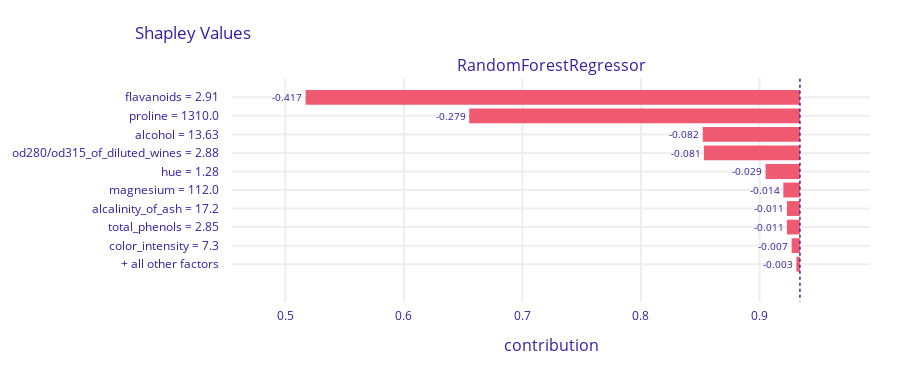

Notebook code for this chart:
### Code cell
exp.predict_parts(x.iloc[15], type='shap').plot()

### Figure 1 — Plotly figure (JSON) as saved in the notebook; plotly's stock layout.template omitted (floating-point values rounded to 4 significant figures)
{"data": [{"base": 0.9341, "hoverinfo": "text", "hoverlabel": {"bgcolor": "rgba(0,0,0,0.8)"}, "hovertext": ["Average response: 0.934<br>Prediction: 0.0<br>flavanoids = 2.91<br>decreases average response <br>by 0.417", "Average response: 0.934<br>Prediction: 0.0<br>proline = 1310.0<br>decreases average response <br>by 0.279", "Average response: 0.934<br>Prediction: 0.0<br>alcohol = 13.63<br>decreases average response <br>by 0.082", "Average response: 0.934<br>Prediction: 0.0<br>od280/od315_of_diluted_wines = 2.88<br>decreases average response <br>by 0.081", "Average response: 0.934<br>Prediction: 0.0<br>hue = 1.28<br>decreases average response <br>by 0.029", "Average response: 0.934<br>Prediction: 0.0<br>magnesium = 112.0<br>decreases average response <br>by 0.014", "Average response: 0.934<br>Prediction: 0.0<br>alcalinity_of_ash = 17.2<br>decreases average response <br>by 0.011", "Average response: 0.934<br>Prediction: 0.0<br>total_phenols = 2.85<br>decreases average response <br>by 0.011", "Average response: 0.934<br>Prediction: 0.0<br>color_intensity = 7.3<br>decreases average response <br>by 0.007", "Average response: 0.934<br>Prediction: 0.0<br>+ all other factors<br>decreases average response <br>by 0.003"], "marker": {"color": ["#f05a71", "#f05a71", "#f05a71", "#f05a71", "#f05a71", "#f05a71", "#f05a71", "#f05a71", "#f05a71", "#f05a71"]}, "orientation": "h", "showlegend": false, "text": ["-0.417", "-0.279", "-0.082", "-0.081", "-0.029", "-0.014", "-0.011", "-0.011", "-0.007", "-0.003"], "textposition": "outside", "type": "bar", "x": [-0.417, -0.279, -0.082, -0.081, -0.029, -0.014, -0.011, -0.011, -0.007, -0.003], "xaxis": "x", "y": ["flavanoids = 2.91", "proline = 1310.0", "alcohol = 13.63", "od280/od315_of_diluted_wines = 2.88", "hue = 1.28", "magnesium = 112.0", "alcalinity_of_ash = 17.2", "total_phenols = 2.85", "color_intensity = 7.3", "+ all other factors"], "yaxis": "y"}], "layout": {"annotations": [{"font": {"size": 16}, "showarrow": false, "text": "RandomForestRegressor", "x": 0.5, "xanchor": "center", "xref": "paper", "y": 1, "yanchor": "bottom", "yref": "paper"}, {"font": {"size": 16}, "showarrow": false, "text": "contribution", "x": 0.5, "xanchor": "center", "xref": "paper", "y": 0, "yanchor": "top", "yref": "paper", "yshift": -30}], "font": {"color": "#371ea3"}, "height": 373, "margin": {"b": 71, "r": 30, "t": 78}, "shapes": [{"line": {"color": "#371ea3", "dash": "dot", "width": 1.5}, "type": "line", "x0": 0.9341, "x1": 0.9341, "xref": "x", "y0": -1, "y1": 11, "yref": "y"}], "title": {"text": "Shapley Values", "x": 0.15}, "xaxis": {"anchor": "y", "automargin": true, "domain": [0, 1], "fixedrange": true, "gridwidth": 2, "range": [0.455, 0.9932], "tickcolor": "white", "ticklen": 3, "ticks": "outside", "type": "linear", "zeroline": false}, "yaxis": {"anchor": "x", "automargin": true, "autorange": "reversed", "domain": [0, 1], "fixedrange": true, "gridwidth": 2, "tickcolor": "white", "ticklen": 10, "ticks": "outside", "type": "category"}}}
